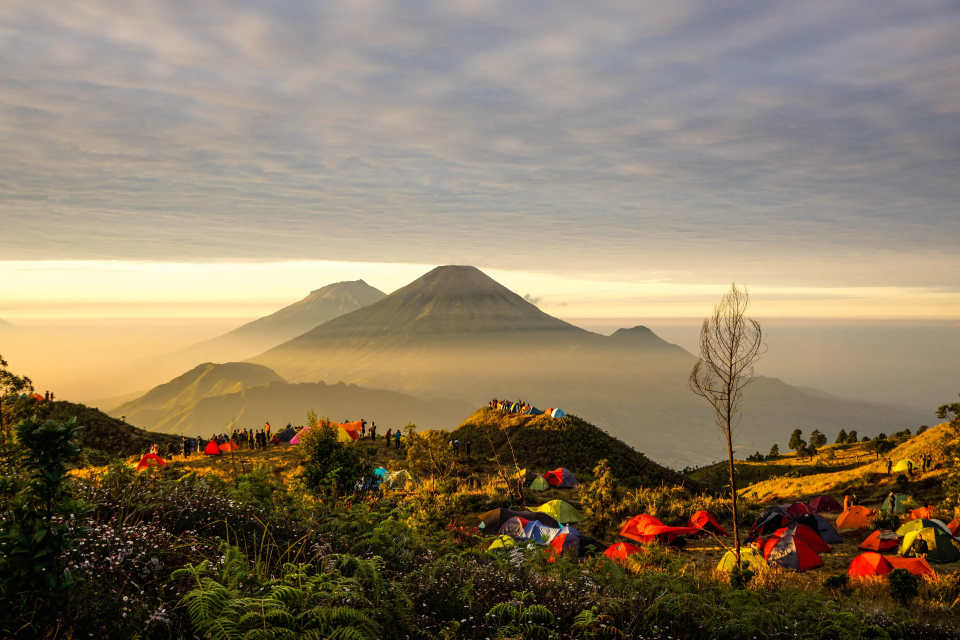
#> input picture image/gunung.webp, 3840 x 2560 px (shown at 1/4 size)
$ python 11_cropping_gambar.py
#> lines starting #> are read from the running program, lines starting #| are printed output that depends on the picture
"""
==========================================================================
PERCOBAAN 11: CROPPING GAMBAR
==========================================================================
Program ini mempelajari teknik cropping (pemotongan) gambar untuk
mengambil bagian tertentu. Cropping di OpenCV dilakukan dengan
slicing array NumPy: img[y1:y2, x1:x2]

Teknik yang dipelajari:
- Cropping manual (koordinat tetap)
- Cropping proporsional (persentase)
- Cropping tengah (center crop)
- Cropping dengan padding jika area di luar batas
- Crop dan resize (thumbnail generation)
==========================================================================
"""

import cv2
import numpy as np
import os
import matplotlib.pyplot as plt

SCRIPT_DIR = os.path.dirname(os.path.abspath(__file__))
IMAGE_DIR = os.path.join(SCRIPT_DIR, "image")
OUTPUT_DIR = os.path.join(SCRIPT_DIR, "output")
os.makedirs(OUTPUT_DIR, exist_ok=True)
os.makedirs(IMAGE_DIR, exist_ok=True)


def _ensure_landscape_image():
    sample = os.path.join(IMAGE_DIR, "foto_alam2.jpg")
    if not os.path.exists(sample):
        print(f"[INFO] '{sample}' tidak ditemukan — membuat placeholder.")
        h, w = 480, 640
        img_ph = np.full((h, w, 3), (100, 160, 120), dtype=np.uint8)
        # tambahkan beberapa elemen sederhana: gunung, pohon, sungai
        # gunung
        pts = np.array([[50, 300], [200, 120], [350, 300]], np.int32)
        cv2.fillPoly(img_ph, [pts], (80, 80, 80))
        # pohon
        cv2.rectangle(img_ph, (420, 220), (440, 300), (30, 60, 30), -1)
        cv2.circle(img_ph, (430, 200), 25, (30, 120, 40), -1)
        # sungai
        cv2.rectangle(img_ph, (0, 360), (640, 480), (50, 120, 200), -1)
        cv2.putText(img_ph, "Foto Alam (placeholder)", (10, h - 20),
                    cv2.FONT_HERSHEY_SIMPLEX, 0.7, (255, 255, 255), 2)
        cv2.imwrite(sample, img_ph)


_ensure_landscape_image()

print("=" * 60)
print("PERCOBAAN 11: CROPPING GAMBAR")
print("=" * 60)

# Membaca gambar pemandangan
img = cv2.imread(os.path.join(IMAGE_DIR, "gunung.webp"))
#> img is the input picture: shape (2560, 3840, 3); mean B, G, R 99.2, 122.9, 137.9
if img is None:
    print("[ERROR] Jalankan download_image.py terlebih dahulu!")
    exit()

tinggi, lebar = img.shape[:2]
print(f"[INFO] Gambar asli: {lebar}×{tinggi}")
#| [INFO] Gambar asli: 3840×2560

# ============================================================
# 1. Cropping manual (koordinat tetap)
# ============================================================
print("\n--- 1. Cropping Manual ---")

# ★ KODE INTI ★ — Cropping = slicing NumPy sederhana: img[y1:y2, x1:x2]
# Hasilnya: sub-array baru dengan ukuran (y2-y1) × (x2-x1)
# Crop area langit (bagian atas gambar)
crop_langit = img[0:150, 0:lebar]
print(f"  Langit: {crop_langit.shape[1]}×{crop_langit.shape[0]}")
#|   Langit: 3840×150

# Crop area tanah (bagian bawah gambar)
crop_tanah = img[300:tinggi, 0:lebar]
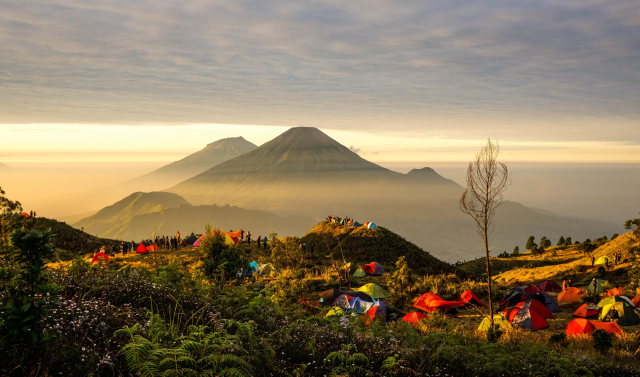
#> crop_tanah: shape (2260, 3840, 3) (shown at 1/6 size); mean B, G, R 91.3, 118.7, 135.1
print(f"  Tanah: {crop_tanah.shape[1]}×{crop_tanah.shape[0]}")
#|   Tanah: 3840×2260

# Crop area gunung (bagian tengah)
crop_gunung = img[80:310, 50:450]
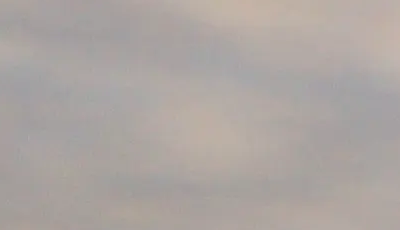
#> crop_gunung: shape (230, 400, 3); mean B, G, R 161.6, 165.3, 172.6
print(f"  Gunung: {crop_gunung.shape[1]}×{crop_gunung.shape[0]}")
#|   Gunung: 400×230

# ============================================================
# 2. Center crop (crop simetris dari tengah)
# ============================================================
print("\n--- 2. Center Crop ---")

def center_crop(img, crop_w, crop_h):
    """Memotong gambar dari bagian tengah."""
#> called with crop_w = 300, crop_h = 300
    h, w = img.shape[:2]
    # Menghitung titik awal (sudut kiri atas) dari area crop
    start_x = max(0, (w - crop_w) // 2)
    start_y = max(0, (h - crop_h) // 2)
    # Memastikan tidak melebihi batas gambar
    end_x = min(w, start_x + crop_w)
    end_y = min(h, start_y + crop_h)
    # ★ KODE INTI ★ — Crop tepat di tengah dengan rumus: margin = (total - target) // 2
    return img[start_y:end_y, start_x:end_x].copy()

# Center crop 300x300
crop_center = center_crop(img, 300, 300)
print(f"  Center crop 300×300: {crop_center.shape[1]}×{crop_center.shape[0]}")
#|   Center crop 300×300: 300×300

# Center crop 200x200
crop_center_small = center_crop(img, 200, 200)
print(f"  Center crop 200×200: {crop_center_small.shape[1]}×{crop_center_small.shape[0]}")
#|   Center crop 200×200: 200×200

# ============================================================
# 3. Cropping proporsional (berdasarkan persentase)
# ============================================================
print("\n--- 3. Cropping Proporsional ---")

def proportional_crop(img, top_pct=0, bottom_pct=0, left_pct=0, right_pct=0):
    """Memotong gambar berdasarkan persentase dari setiap sisi."""
#> called with top_pct = 10, bottom_pct = 10, left_pct = 10, right_pct = 10
    h, w = img.shape[:2]
    # Menghitung jumlah piksel yang dipotong dari setiap sisi
    top = int(h * top_pct / 100)
    bottom = h - int(h * bottom_pct / 100)
    left = int(w * left_pct / 100)
    right = w - int(w * right_pct / 100)
    return img[top:bottom, left:right].copy()
#> returned value: shape (2048, 3072, 3)

# Crop 10% dari setiap sisi
crop_10pct = proportional_crop(img, 10, 10, 10, 10)
print(f"  Crop 10% semua sisi: {crop_10pct.shape[1]}×{crop_10pct.shape[0]}")
#|   Crop 10% semua sisi: 3072×2048

# Crop 20% dari atas (hilangkan langit)
crop_tanpa_langit = proportional_crop(img, top_pct=30)
print(f"  Crop 30% atas: {crop_tanpa_langit.shape[1]}×{crop_tanpa_langit.shape[0]}")
#|   Crop 30% atas: 3840×1792

# ============================================================
# 4. Crop dan resize (pembuatan thumbnail)
# ============================================================
print("\n--- 4. Thumbnail Generation ---")

def buat_thumbnail(img, thumb_size=150):
    """Membuat thumbnail persegi dari gambar apapun."""
#> called with thumb_size = 150
    h, w = img.shape[:2]
    # Menentukan dimensi terkecil
    min_dim = min(h, w)
    # Center crop ke bentuk persegi
    crop_sq = center_crop(img, min_dim, min_dim)
    # Resize ke ukuran thumbnail
    return cv2.resize(crop_sq, (thumb_size, thumb_size), interpolation=cv2.INTER_AREA)
#> returned value: shape (150, 150, 3)

# Membuat thumbnail 150x150
thumb = buat_thumbnail(img, 150)
print(f"  Thumbnail 150×150: {thumb.shape}")
#|   Thumbnail 150×150: (150, 150, 3)

# Membuat grid thumbnail dari berbagai crop
thumbs = [
    buat_thumbnail(crop_langit, 100),
    buat_thumbnail(crop_gunung, 100),
    buat_thumbnail(crop_tanah, 100),
]
#> in center_crop (call 5), `start_x = max(0, (w - crop_w) // 2)`: start_x = 85
#> in center_crop (call 5), `end_x = min(w, start_x + crop_w)`: end_x = 315
#> in center_crop (call 5), `end_y = min(h, start_y + crop_h)`: end_y = 230
#> in center_crop (call 5), `return img[start_y:end_y, start_x:end_x].copy()`:
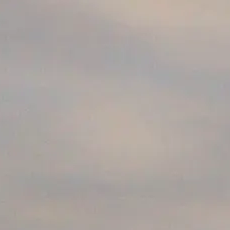
#> returned value: shape (230, 230, 3); mean of channels 0, 1, 2 161.6, 166.1, 173.8; drawn as B, G, R
#> call 4 of buat_thumbnail, with thumb_size = 100
#> in buat_thumbnail (call 4), `h, w = img.shape[:2]`: h = 2260; w = 3840
#> in buat_thumbnail (call 4), `min_dim = min(h, w)`: min_dim = 2260
#> in buat_thumbnail (call 4), `return cv2.resize(crop_sq, (thumb_size, thumb_size), interpolation=cv2..`:
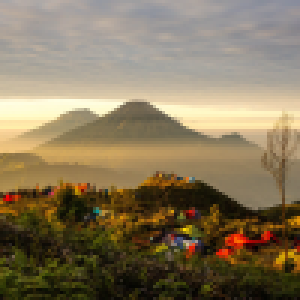
#> returned value: shape (100, 100, 3) (shown 3 times larger); mean of channels 0, 1, 2 91.6, 119.2, 134.3; drawn as B, G, R

# ============================================================
# 5. Crop dengan aspect ratio tertentu
# ============================================================
print("\n--- 5. Crop dengan Aspect Ratio ---")

def crop_aspect_ratio(img, ratio_w=16, ratio_h=9):
    """Crop gambar agar sesuai dengan aspect ratio tertentu."""
#> called with ratio_w = 16, ratio_h = 9
    h, w = img.shape[:2]
    target_ratio = ratio_w / ratio_h
    current_ratio = w / h

    if current_ratio > target_ratio:
        # Gambar terlalu lebar → crop horizontal
        new_w = int(h * target_ratio)
        start_x = (w - new_w) // 2
        return img[:, start_x:start_x + new_w].copy()
    else:
        # Gambar terlalu tinggi → crop vertikal
        new_h = int(w / target_ratio)
        start_y = (h - new_h) // 2
        return img[start_y:start_y + new_h, :].copy()
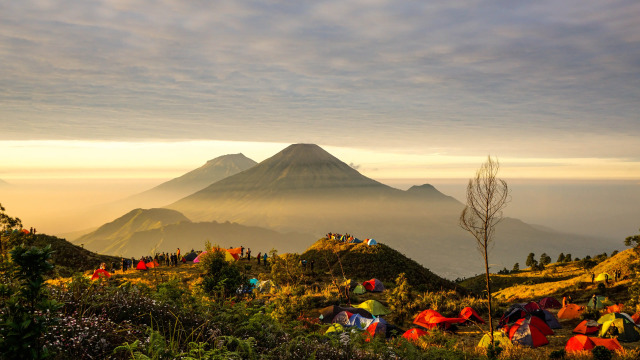
#> returned value: shape (2160, 3840, 3) (shown at 1/6 size); mean of channels 0, 1, 2 102, 128.6, 145.5; drawn as B, G, R

# Crop ke aspect ratio 16:9
crop_16_9 = crop_aspect_ratio(img, 16, 9)
print(f"  16:9: {crop_16_9.shape[1]}×{crop_16_9.shape[0]}")
#|   16:9: 3840×2160

# Crop ke aspect ratio 1:1 (persegi)
crop_1_1 = crop_aspect_ratio(img, 1, 1)
print(f"  1:1:  {crop_1_1.shape[1]}×{crop_1_1.shape[0]}")
#|   1:1:  2560×2560

# Crop ke aspect ratio 4:3
crop_4_3 = crop_aspect_ratio(img, 4, 3)
#> call 3 of crop_aspect_ratio, with ratio_w = 4, ratio_h = 3
#> in crop_aspect_ratio (call 3), `return img[:, start_x:start_x + new_w].copy()`:
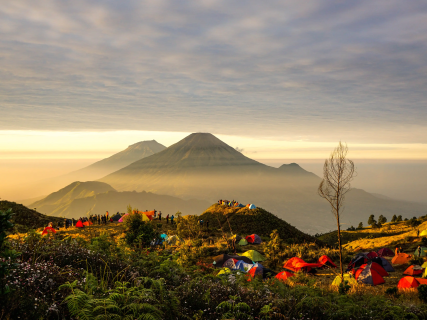
#> returned value: shape (2560, 3413, 3) (shown at 1/8 size); mean of channels 0, 1, 2 100.1, 123.8, 138.8; drawn as B, G, R
print(f"  4:3:  {crop_4_3.shape[1]}×{crop_4_3.shape[0]}")
#|   4:3:  3413×2560

# ============================================================
# 6. Visualisasi
# ============================================================

fig, axes = plt.subplots(2, 4, figsize=(20, 10))

axes[0, 0].imshow(cv2.cvtColor(img, cv2.COLOR_BGR2RGB))
axes[0, 0].set_title(f"Asli ({lebar}×{tinggi})")
axes[0, 0].axis("off")

axes[0, 1].imshow(cv2.cvtColor(crop_langit, cv2.COLOR_BGR2RGB))
axes[0, 1].set_title("Crop Langit (atas)")
axes[0, 1].axis("off")

axes[0, 2].imshow(cv2.cvtColor(crop_gunung, cv2.COLOR_BGR2RGB))
axes[0, 2].set_title("Crop Gunung (manual)")
axes[0, 2].axis("off")

axes[0, 3].imshow(cv2.cvtColor(crop_center, cv2.COLOR_BGR2RGB))
axes[0, 3].set_title("Center Crop 300×300")
axes[0, 3].axis("off")

axes[1, 0].imshow(cv2.cvtColor(thumb, cv2.COLOR_BGR2RGB))
axes[1, 0].set_title("Thumbnail 150×150")
axes[1, 0].axis("off")

axes[1, 1].imshow(cv2.cvtColor(crop_16_9, cv2.COLOR_BGR2RGB))
axes[1, 1].set_title(f"Ratio 16:9\n{crop_16_9.shape[1]}×{crop_16_9.shape[0]}")
axes[1, 1].axis("off")

axes[1, 2].imshow(cv2.cvtColor(crop_1_1, cv2.COLOR_BGR2RGB))
axes[1, 2].set_title(f"Ratio 1:1\n{crop_1_1.shape[1]}×{crop_1_1.shape[0]}")
axes[1, 2].axis("off")

axes[1, 3].imshow(cv2.cvtColor(crop_4_3, cv2.COLOR_BGR2RGB))
axes[1, 3].set_title(f"Ratio 4:3\n{crop_4_3.shape[1]}×{crop_4_3.shape[0]}")
axes[1, 3].axis("off")

plt.suptitle("Percobaan 11: Cropping Gambar", fontsize=16, fontweight="bold")
plt.tight_layout()

output_path = os.path.join(OUTPUT_DIR, "11_cropping_gambar_hasil.png")
plt.savefig(output_path, dpi=150, bbox_inches="tight")
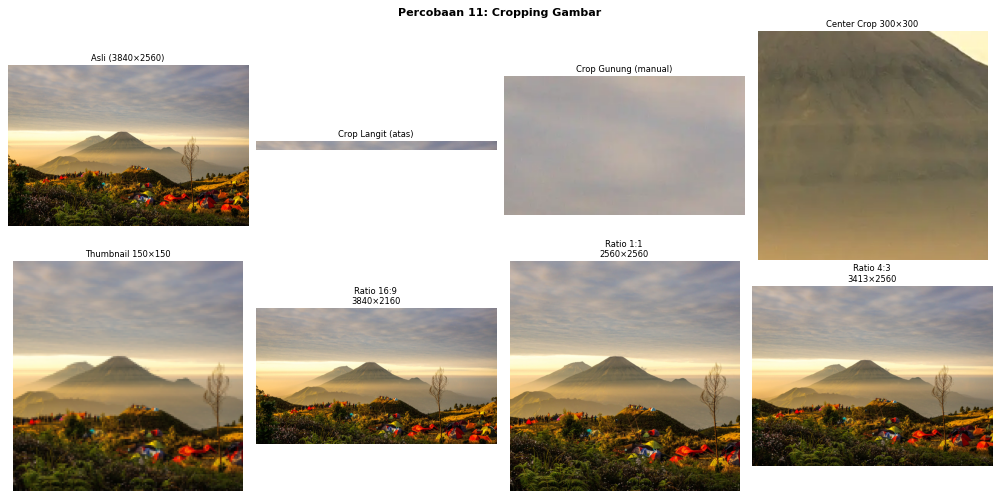
#> figure drawn by matplotlib, 8 panels
print(f"\n[OUTPUT] Hasil disimpan di: {output_path}")
plt.show()

print("\n" + "=" * 60)
print("RINGKASAN PERCOBAAN 11")
print("=" * 60)
print("  1. img[y1:y2, x1:x2]    → Crop manual dengan slicing")
print("  2. Center crop           → Potong simetris dari tengah")
print("  3. Proportional crop     → Potong berdasarkan persentase")
print("  4. Aspect ratio crop     → Potong ke rasio tertentu")
print("  5. Thumbnail             → Center crop + resize")
print("=" * 60)

$ run again, with image/ballroom.jpg saved as image/gunung.webp
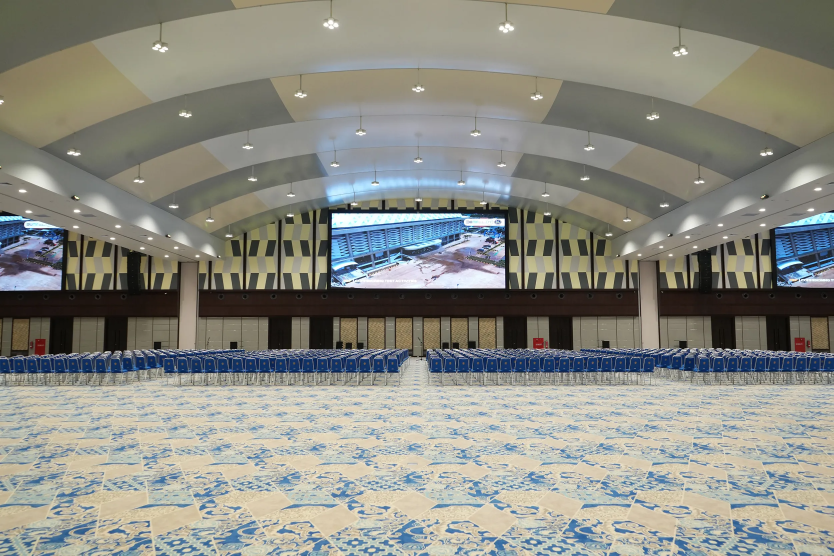
#> input picture image/ballroom.jpg, 2500 x 1667 px (shown at 1/3 size)
#> img is the input picture: shape (1667, 2500, 3); mean B, G, R 131.6, 139.9, 139.4
#| [INFO] Gambar asli: 2500×1667
#|   Langit: 2500×150
#|   Tanah: 2500×1367
#|   Gunung: 400×230
#|   Center crop 300×300: 300×300
#|   Center crop 200×200: 200×200
#|   Crop 10% semua sisi: 2000×1335
#|   Crop 30% atas: 2500×1167
#|   Thumbnail 150×150: (150, 150, 3)
#> in center_crop (call 5), `start_x = max(0, (w - crop_w) // 2)`: start_x = 85
#> end_x = 315
#> end_y = 230
#> in center_crop (call 5), `return img[start_y:end_y, start_x:end_x].copy()`:
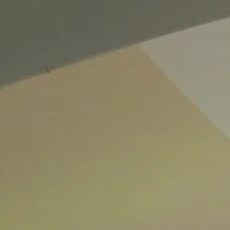
#> returned value: shape (230, 230, 3); mean of channels 0, 1, 2 101.7, 130.9, 137; drawn as B, G, R
#|   16:9: 2500×1406
#|   1:1:  1667×1667
#> in crop_aspect_ratio (call 3), `return img[:, start_x:start_x + new_w].copy()`:
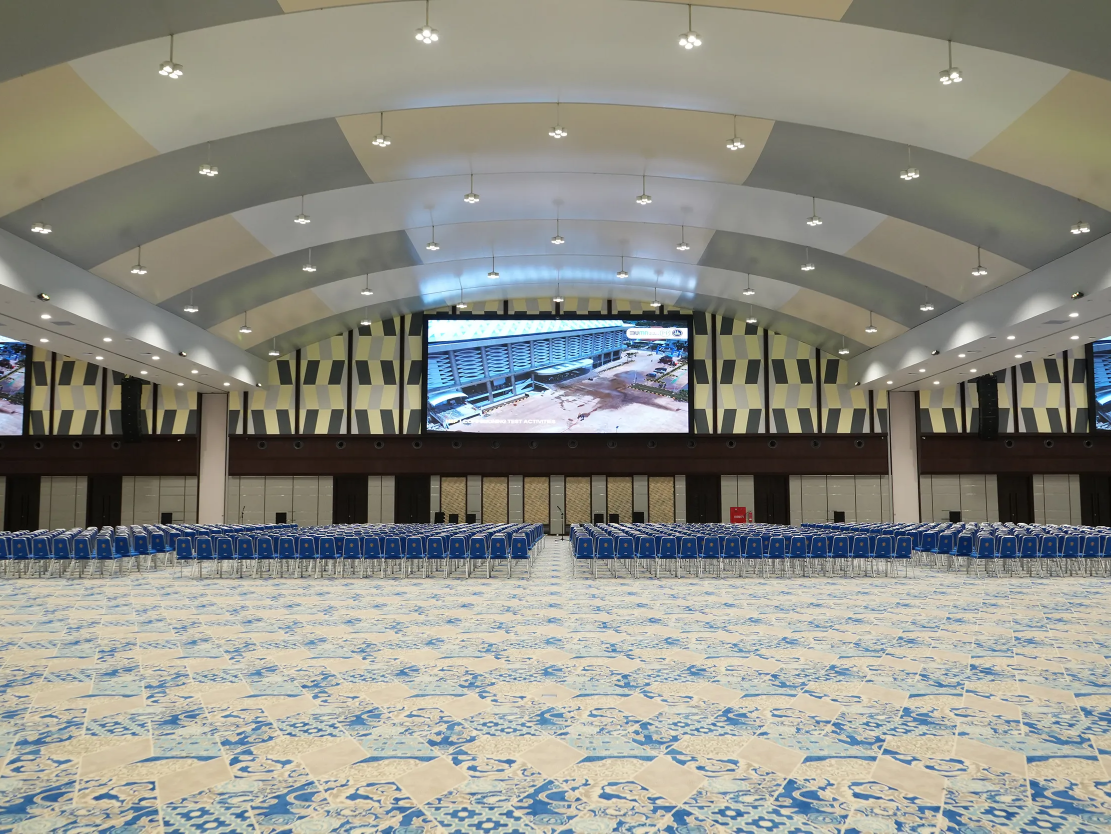
#> returned value: shape (1667, 2222, 3) (shown at 1/2 size); mean of channels 0, 1, 2 133, 141.3, 140.9; drawn as B, G, R
#|   4:3:  2222×1667

$ run again, with image/bunderan.jpg saved as image/gunung.webp
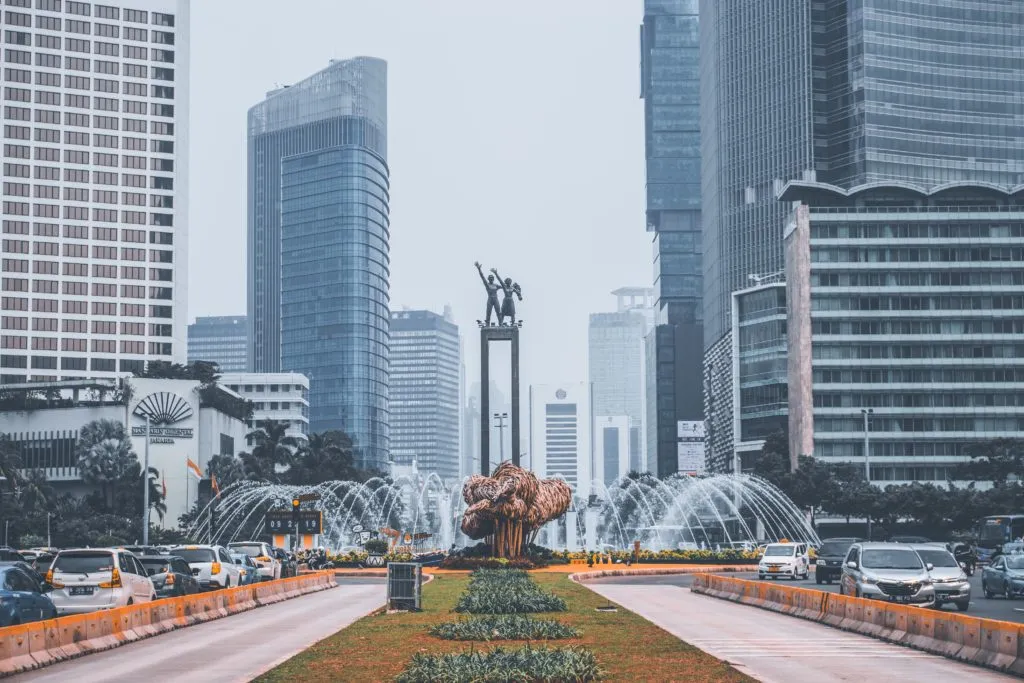
#> input picture image/bunderan.jpg, 1024 x 683 px
#> img is the input picture: shape (683, 1024, 3); mean B, G, R 157.7, 147.4, 138.8
#| [INFO] Gambar asli: 1024×683
#|   Langit: 1024×150
#|   Tanah: 1024×383
#|   Gunung: 400×230
#|   Center crop 300×300: 300×300
#|   Center crop 200×200: 200×200
#|   Crop 10% semua sisi: 820×547
#|   Crop 30% atas: 1024×479
#|   Thumbnail 150×150: (150, 150, 3)
#> in buat_thumbnail (call 3), `h, w = img.shape[:2]`: h = 230; w = 400
#> min_dim = 230
#> in buat_thumbnail (call 3), `return cv2.resize(crop_sq, (thumb_size, thumb_size), interpolation=cv2..`:
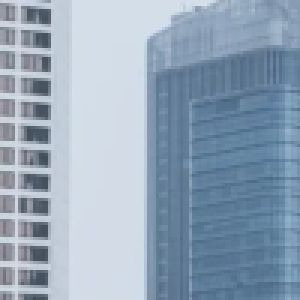
#> returned value: shape (100, 100, 3) (shown 3 times larger); mean of channels 0, 1, 2 184.5, 165.8, 147.2; drawn as B, G, R
#|   16:9: 1024×576
#|   1:1:  683×683
#> in crop_aspect_ratio (call 3), `return img[:, start_x:start_x + new_w].copy()`:
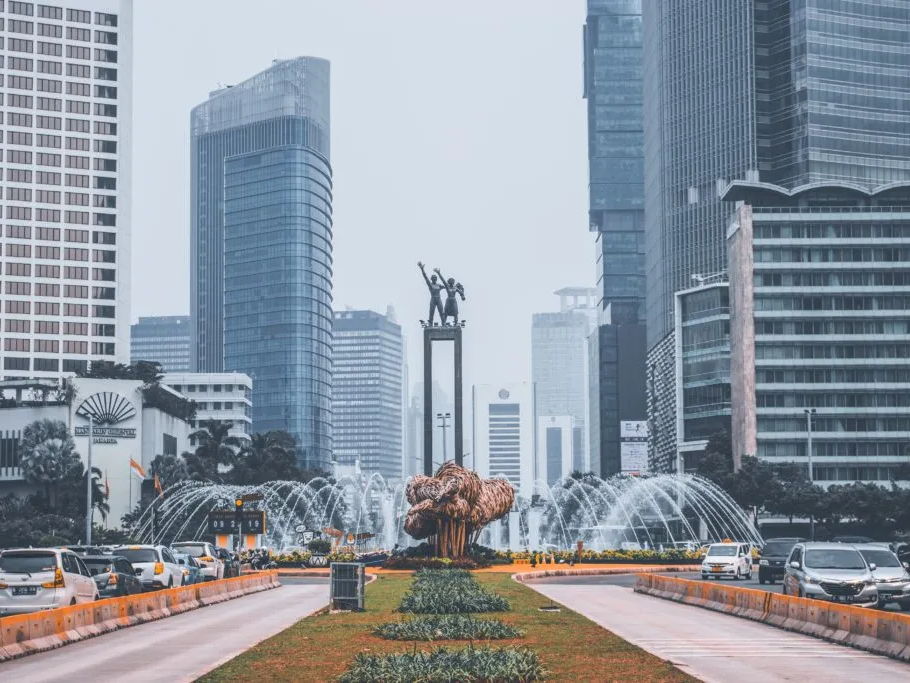
#> returned value: shape (683, 910, 3); mean of channels 0, 1, 2 161.2, 150.9, 142.3; drawn as B, G, R
#|   4:3:  910×683
